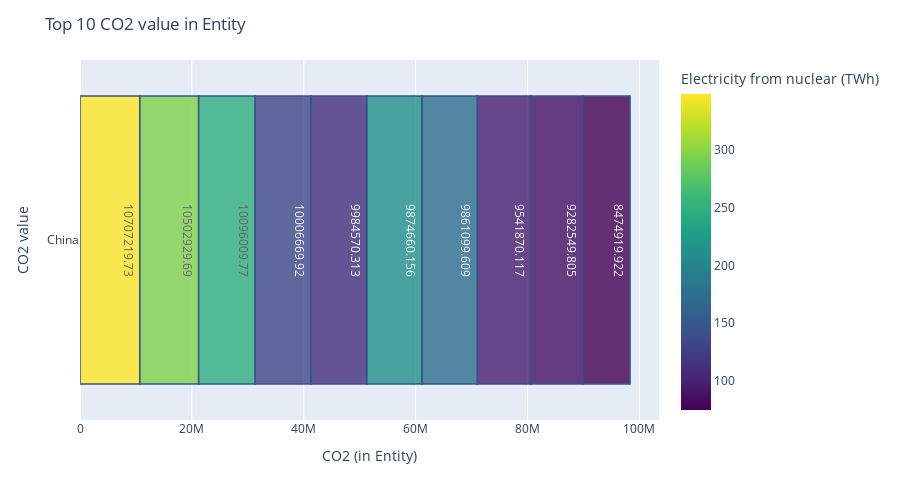

The notebook cell this image was saved under:
### Code cell
fig1 = px.bar(top_10_Value_co2, x='CO2', y='Entity', orientation='h', text='CO2',
              color='Electricity from nuclear (TWh)', labels={'CO2': 'CO2 (in Entity)'},
              color_continuous_scale='Viridis')  
fig1.update_traces(marker_line_color='rgb(8,48,107)', marker_line_width=1.5,
                    opacity=0.8, textposition='inside')
fig1.update_layout(title_text='Top 10 CO2 value in Entity', yaxis_title='CO2 value',
                   xaxis_title='CO2 (in Entity)', height=500)
fig1.show()

### Figure 1 — Plotly figure (JSON) as saved in the notebook; plotly's stock layout.template omitted (floating-point values rounded to 4 significant figures)
{"data": [{"alignmentgroup": "True", "hovertemplate": "CO2 (in Entity)=%{text}<br>Entity=%{y}<br>Electricity from nuclear (TWh)=%{marker.color}<extra></extra>", "legendgroup": "", "marker": {"color": [348.7, 295, 248.1, 133.2, 111.5, 213.2, 171.4, 98.32, 87.2, 74.74], "coloraxis": "coloraxis", "line": {"color": "rgb(8,48,107)", "width": 1.5}, "pattern": {"shape": ""}}, "name": "", "offsetgroup": "", "opacity": 0.8, "orientation": "h", "showlegend": false, "text": [10710000.0, 10500000.0, 10100000.0, 10010000.0, 9985000.0, 9875000.0, 9861000.0, 9542000.0, 9283000.0, 8475000.0], "textposition": "inside", "type": "bar", "x": [10710000.0, 10500000.0, 10100000.0, 10010000.0, 9985000.0, 9875000.0, 9861000.0, 9542000.0, 9283000.0, 8475000.0], "xaxis": "x", "y": ["China", "China", "China", "China", "China", "China", "China", "China", "China", "China"], "yaxis": "y"}], "layout": {"barmode": "relative", "coloraxis": {"colorbar": {"title": {"text": "Electricity from nuclear (TWh)"}}, "colorscale": [[0, "#440154"], [0.1111, "#482878"], [0.2222, "#3e4989"], [0.3333, "#31688e"], [0.4444, "#26828e"], [0.5556, "#1f9e89"], [0.6667, "#35b779"], [0.7778, "#6ece58"], [0.8889, "#b5de2b"], [1, "#fde725"]]}, "height": 500, "legend": {"tracegroupgap": 0}, "margin": {"t": 60}, "title": {"text": "Top 10 CO2 value in Entity"}, "xaxis": {"anchor": "y", "domain": [0, 1], "title": {"text": "CO2 (in Entity)"}}, "yaxis": {"anchor": "x", "domain": [0, 1], "title": {"text": "CO2 value"}}}}
